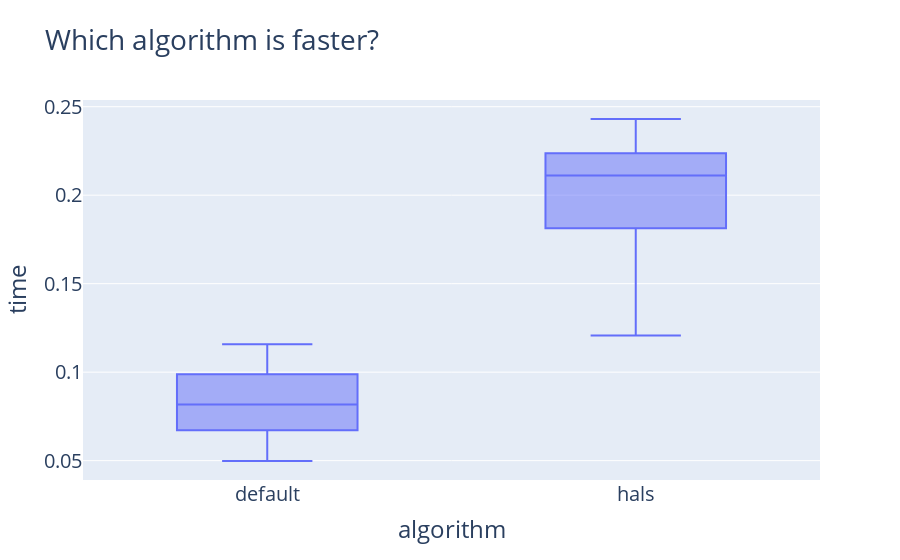

Notebook source saved alongside this figure:
### Code cell
# which algorithm is faster?
fig = px.box(df, x='algorithm', y='time', title="Which algorithm is faster?")
# you can use a template for the layout if you have personnal preferences you use all the time
fig.update_layout(
    font = dict(
        size = 20
    )
)
fig.show() # requires nbconvert package

### Figure 1 — Plotly figure (JSON) as saved in the notebook; plotly's stock layout.template omitted (floating-point values rounded to 4 significant figures)
{"data": [{"alignmentgroup": "True", "hovertemplate": "algorithm=%{x}<br>time=%{y}<extra></extra>", "legendgroup": "", "marker": {"color": "#636efa"}, "name": "", "notched": false, "offsetgroup": "", "orientation": "v", "showlegend": false, "type": "box", "x": ["default", "hals", "default", "hals", "default", "hals", "default", "hals", "default", "hals", "default", "hals", "default", "hals", "default", "hals", "default", "hals", "default", "hals", "default", "hals", "default", "hals", "default", "hals", "default", "hals", "default", "hals", "default", "hals", "default", "hals", "default", "hals", "default", "hals", "default", "hals", "default", "hals", "default", "hals", "default", "hals", "default", "hals", "default", "hals", "default", "hals", "default", "hals", "default", "hals", "default", "hals", "default", "hals"], "x0": " ", "xaxis": "x", "y": [0.08178, 0.1784, 0.09975, 0.2205, 0.1158, 0.2399, 0.08326, 0.1958, 0.06091, 0.1895, 0.07182, 0.2083, 0.0498, 0.1611, 0.06566, 0.1898, 0.07003, 0.2147, 0.05061, 0.1611, 0.09722, 0.2222, 0.1119, 0.243, 0.08163, 0.1813, 0.0987, 0.2244, 0.1123, 0.2425, 0.08068, 0.1809, 0.09845, 0.2236, 0.1127, 0.2417, 0.08142, 0.1765, 0.09876, 0.2228, 0.1112, 0.2427, 0.08522, 0.1885, 0.1027, 0.2244, 0.08642, 0.2237, 0.05034, 0.1207, 0.06717, 0.1958, 0.07053, 0.214, 0.05139, 0.1628, 0.06341, 0.1949, 0.07145, 0.2142], "y0": " ", "yaxis": "y"}], "layout": {"boxmode": "group", "font": {"size": 20}, "legend": {"tracegroupgap": 0}, "title": {"text": "Which algorithm is faster?"}, "xaxis": {"anchor": "y", "domain": [0, 1], "title": {"text": "algorithm"}}, "yaxis": {"anchor": "x", "domain": [0, 1], "title": {"text": "time"}}}}
